Frame 1 (no input): blank canvas, image omitted
Frame 60 (the mouse pressed at the canvas centre just before this capture): blank canvas, image omitted
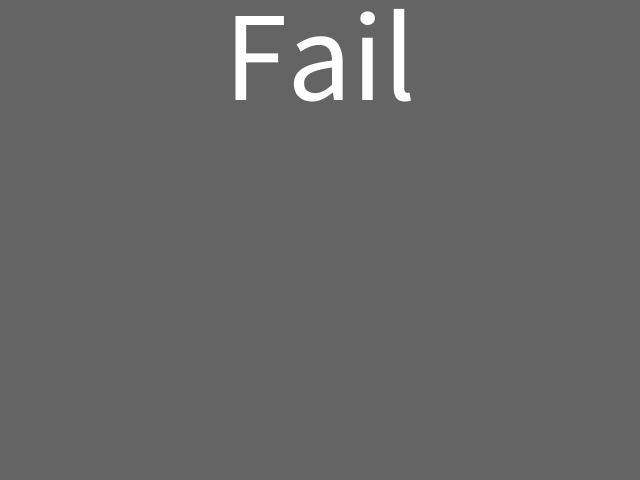
Frame 120 (the mouse held since frame 60 and released just before this capture)

The Processing sketch whose frames 1 and 60 were blank and that drew this single picture after the mouse press (run headless with seeded random() and noise(); from frame 60 on, the mouse is pressed at the canvas centre):

// Processing sketch: sketch_reaction_time
// ── sketch_reaction_time.pde
int red=1;
int timeToGreen;
int startTime;
int time;
String text;
boolean again=false;

void draw(){
  if(red==1)
    background(255,0,0);
  else if(red==2)
    background (0,255,0);
  else{
    background(100,100,100);
    text(text,width/2,100);
  }
  if(millis()-startTime>=timeToGreen&&again==false&&red==1){red=2;time=millis();}
}

void mousePressed(){
  if(again==true){
    again=false;
    startTime=millis();
    timeToGreen=(int)random(3000,5000);
    red=1;
  }
  else{
  if(millis()-startTime>=timeToGreen){
    red=3;
    text=String.valueOf((float)(millis()-time)/1000)+"s";
    again=true;
  }
  if(millis()-startTime<=timeToGreen){
    red=3;
    text="Fail";
    again=true;
  }
  }
  
}

void setup(){
  size(640,480);
  textAlign(CENTER);
  textSize(128);
  timeToGreen=(int)random(3000,7000);
  startTime=millis();
}
